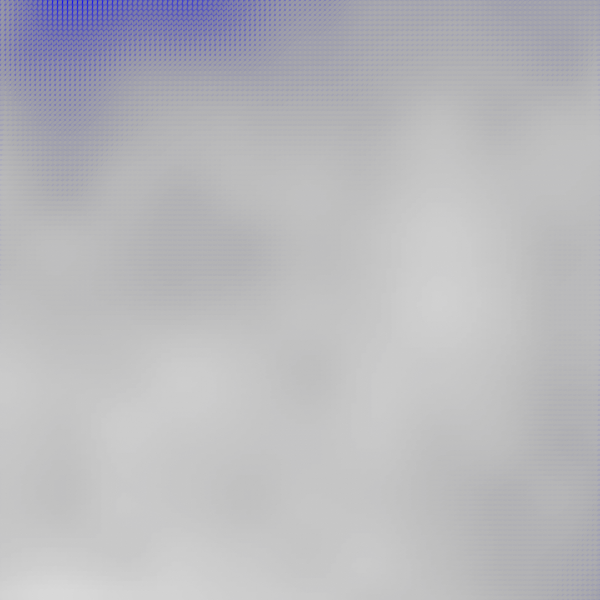
Frame 1 (no input)
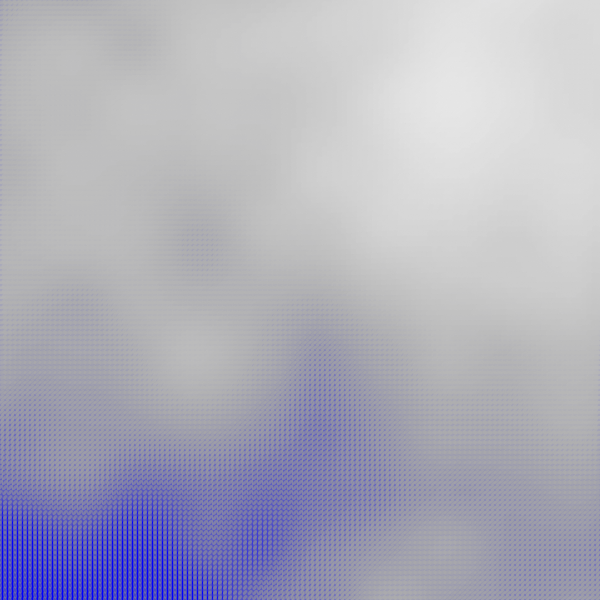
Frame 60 (the mouse pressed at the canvas centre just before this capture)
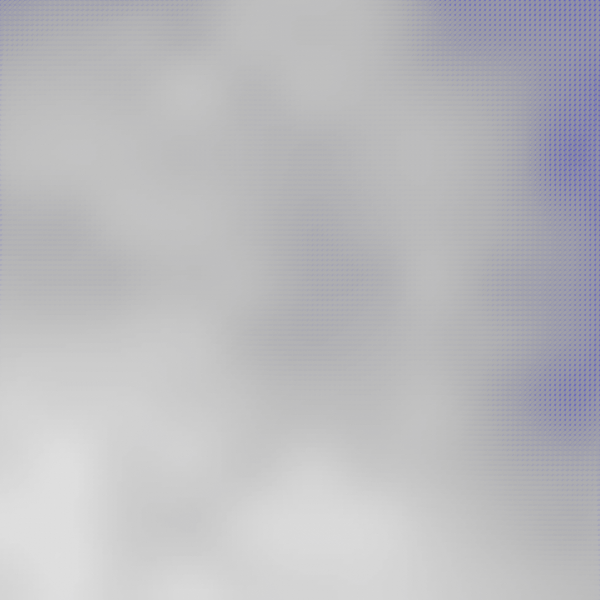
Frame 120 (the mouse held since frame 60 and released just before this capture)

The Processing sketch that drew these frames (run headless with seeded random() and noise(); from frame 60 on, the mouse is pressed at the canvas centre):

// Processing sketch: noise_kumo
// ── noise_kumo.pde
  float xstart, xnoise, ystart, ynoise ,xstartNoise,ystartNoise;
void setup(){
  size(600,600);
  background(0);

  smooth();
  frameRate(24);
  xstart = random(10);
  ystart = random(10);
  xstartNoise = random(20);
  ystartNoise = random(20);
  
 
}

void draw(){
  background(0,0,255);
  xstartNoise +=0.01;
  ystartNoise +=0.01;
  xstart += (noise(xstartNoise) * 0.5) - 0.25;
  ystart += (noise(ystartNoise) * 0.5) - 0.25;
 
  xnoise = xstart;
  ynoise = ystart;
  for(int y = 0; y <= height; y+=5){
    ynoise += 0.01;
    xnoise = xstart;
    for(int x = 0; x <= width; x+=5){
      xnoise += 0.01;
      drawPoint(x, y, noise(xnoise, ynoise));
    }
  }
}

void drawPoint(float x, float y, float noiseFactor){
  pushMatrix();
  translate(x,y);
  rotate(noiseFactor * radians(360));
  float edgeSize = noiseFactor * 35;
  float grey = 100 + (noiseFactor * 170);
  float alph = 100 + (noiseFactor * 170);
  noStroke();
  fill(grey, alph);
  ellipse(0,0,edgeSize, edgeSize /2 );
  popMatrix();
}
